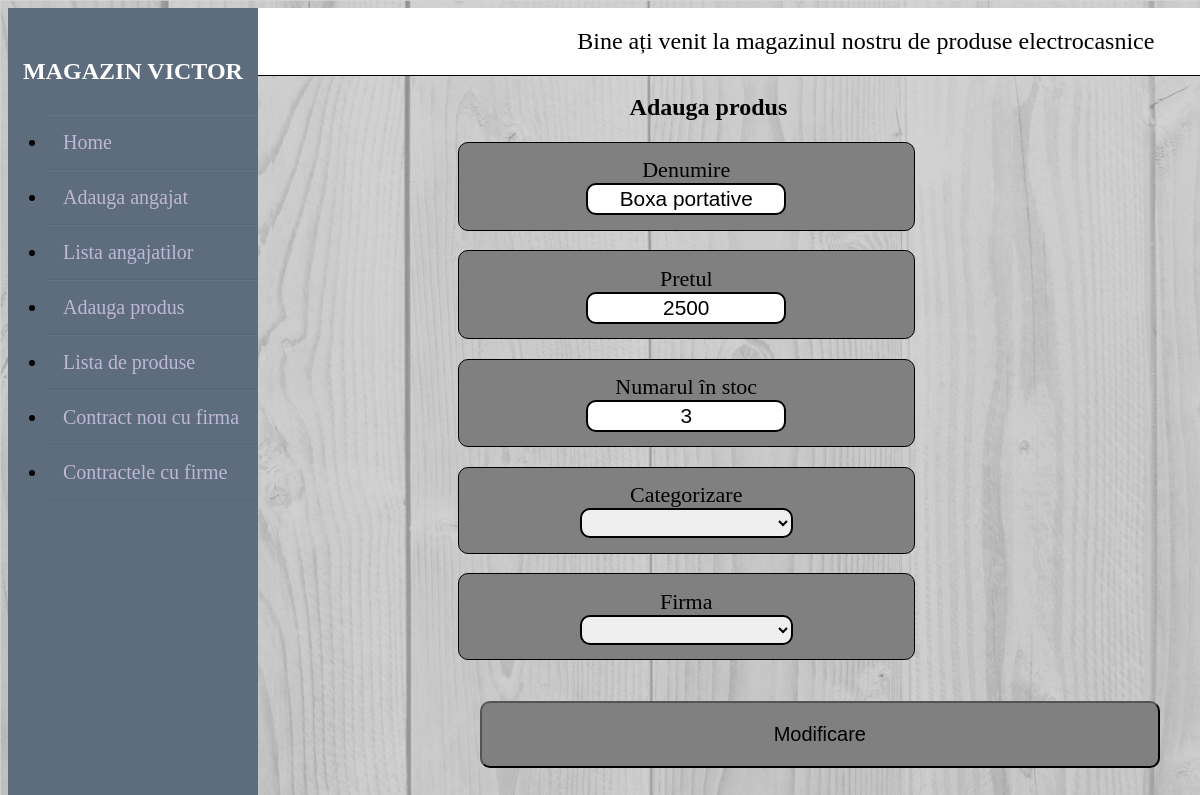
The page /teza/adauga_produs.php?edit3=16 on the database its author committed.
### tables this page shows
CREATE TABLE `produse` (
  `id_produs` int(11) NOT NULL,
  `denumirea` varchar(100) NOT NULL,
  `pretul` double NOT NULL,
  `nr_stoc` int(11) DEFAULT NULL,
  `id_prod` int(11) NOT NULL,
  `id_categ` int(11) NOT NULL
);

### teza/adauga_produs.php (the view, shortened to what this page needs)
<?php include('sever.php'); ?>
<?php
if(isset($_GET['edit3']))
{
   $id = $_GET['edit3'];
   $edit_state = true;
   $rec = mysqli_query($db, "SELECT * FROM produse WHERE id_produs=$id");
   $record=mysqli_fetch_array($rec);
   $denumirea = $record['denumirea'];
   $pretul=$record['pretul'];
   $nr_stoc=$record['nr_stoc'];
}
?>
<!DOCTYPE html>
<html>
<head>
	<link rel="stylesheet" type="text/css" href="stil.css">
</head>
<body>
<div class="wrapper">
    <div class="sidebar">
        <h2>Magazin Victor</h2>
        <ul>
            <li><a href="http://localhost/teza/index.php "> Home</a></li>
            <li><a href="http://localhost/teza/adauga_angajat.php "> Adauga angajat</a></li>
            <li><a href="http://localhost/teza/afisare_angajat.php "> Lista angajatilor</a></li>
            <li><a href="http://localhost/teza/adauga_produs.php">Adauga produs</a></li>
            <li><a href="http://localhost/teza/afisare_produs.php">Lista de produse</a></li>
            <li><a href="http://localhost/teza/adauga_contract.php">Contract nou cu firma</a></li>
            <li><a href="http://localhost/teza/afisare_firma.php">Contractele cu firme</a></li>
        </ul>
    </div>
    <div class="main_content">
        <div class="header"> &nbsp &nbsp &nbsp &nbsp &nbsp &nbsp &nbsp &nbsp &nbsp &nbsp &nbsp &nbsp &nbsp &nbsp &nbsp &nbsp &nbsp &nbsp &nbsp &nbsp &nbsp &nbsp &nbsp &nbsp &nbsp &nbsp &nbsp &nbsp &nbsp   Bine ați venit la magazinul nostru de produse electrocasnice</div>
    </div>
</div>
<br>
<b>  <c style="margin-left: 52.5%; font-size: 1.5em;">Adauga produs</c>  </b>
<form method="post" action="sever.php">
<div class="container-3">
  <div class="item-3">
    <t>Denumire</t>
    <br>
          <div>
            <input style="text-align: center;" class="inputuri"  type="text" name="denumirea" value="<?php  echo $denumirea;  ?>" >
           </div>
  </div>
  <div class="item-3">
    <t>Pretul</t> <br>
          <div>
            <input class="inputuri" type="text" name="pretul" value="<?php  echo $pretul;  ?>">
           </div>
  </div>
<div class="item-3">
    <t>Numarul în stoc</t> <br>
          <div >
            <input class="inputuri" type="text" name="nr_stoc" value="<?php  echo $nr_stoc;  ?>">
           </div>
  </div>
<div class="item-3">
    <t>Categorizare</t> <br>
        <?php
           $mysqli =  NEW MySQLi('localhost','root', '','ateza');
           $resultSet = $mysqli->query("SELECT * FROM categorii");
          ?>
        <select  name="id_categorii" class="selectia">
          <option></option>
          <?php
              while($rows= $resultSet->fetch_assoc())
              {
                $nume_categorie=$rows['nume_categorie'];
                $id_categorii=$rows['id_categorii'];
                echo "<option  value='$id_categorii'> $nume_categorie </option>";
              }
           ?>
        </select>
  </div>
<div class="item-3">
    <t>Firma</t> <br>
        <?php
           $mysqli =  NEW MySQLi('localhost','root', '','ateza');
           $resultSet = $mysqli->query("SELECT * FROM firma");
          ?>
        <select  name="id_producator" class="selectia">
          <option></option>
          <?php
              while($rows= $resultSet->fetch_assoc())
              {
                $nume_firma=$rows['nume_firma'];
                $id_producator=$rows['id_producator'];
                echo "<option  value='$id_producator'> $nume_firma </option>";
              }
           ?>
        </select>
  </div>
</div>
    <div class="input-group-2">
      <?php if($edit_state == false): ?>
      <button type="submit" name="save3" class="btn">Creare</button>
      <?php else: ?>
      <button type="submit" name="update3" class="btn">Modificare</button>
      <?php endif ?>
    </div>
</form>
</body>
</html>

### teza/stil.css (style rules this page uses)
body { background-image: url(backphoto.png); background-size: cover; background-attachment: fixed; }
a { text-decoration: none; }
t { font-size: 22px; }
.selectia { width: 50%; height: 70%; border:2px solid black; border-radius: 10px; }
.wrapper .sidebar { width: 250px; height: 100%; background: #5D6D7E ; padding: 30px 0px; position: fixed; }
.wrapper .sidebar h2 { color: #fff; text-transform: uppercase; text-align: center; margin-bottom: 30px; }
.wrapper .sidebar ul li { padding: 15px; border-bottom: 1px solid #bdb8d7; border-bottom: 1px solid rgba(0,0,0,0.05); border-top: 1px solid rgba(255,255,255,0.05); font-size: 20px; }
.wrapper .sidebar ul li a { color: #bdb8d7; display: block; }
.wrapper .main_content { width: 84%; margin-left: 17%; }
.wrapper .main_content .header { padding: 20px; background: #fff; color: black; border-bottom: 1px solid black; font-size: 24px; }
.btn { padding: 20px; font-size: 20px; margin-left:115%; background:gray; border-radius: 10px; width:170%; }
.container-3 { display: grid; width: 50%; margin-left: 32%; grid-template-rows: 1fr; grid-row-gap: 18%; grid-column-gap: 5%; }
.item-3 { border:1px solid black; border-radius: 10px; padding: 5%; width: 90%; text-align: center; background-color: gray; }

### teza/adauga_produs.php (style rules this page uses)
.container-3 { display: grid; width: 40%; margin-left: 38%; grid-template-rows: 1fr; grid-row-gap: 4.5%; grid-column-gap: 5%; }
.item-3 { border:1px solid black; border-radius: 10px; padding: 3%; width: 90%; text-align: center; background-color: gray; }
.inputuri { width: 45%; padding:0.5%; height: 3%; border:2px solid black; border-radius: 10px; font-size: 1.3em; text-align: center; }
.selectia { width: 50%; height: 30px; border:2px solid black; border-radius: 10px; }
.input-group-2 { margin:10px 0px 10px 0px; width: 400px; margin-left: 1%; margin-top: 120px; }

### rows shown on the page
produse: denumirea "Boxa portative", pretul "2500", nr_stoc "3"
